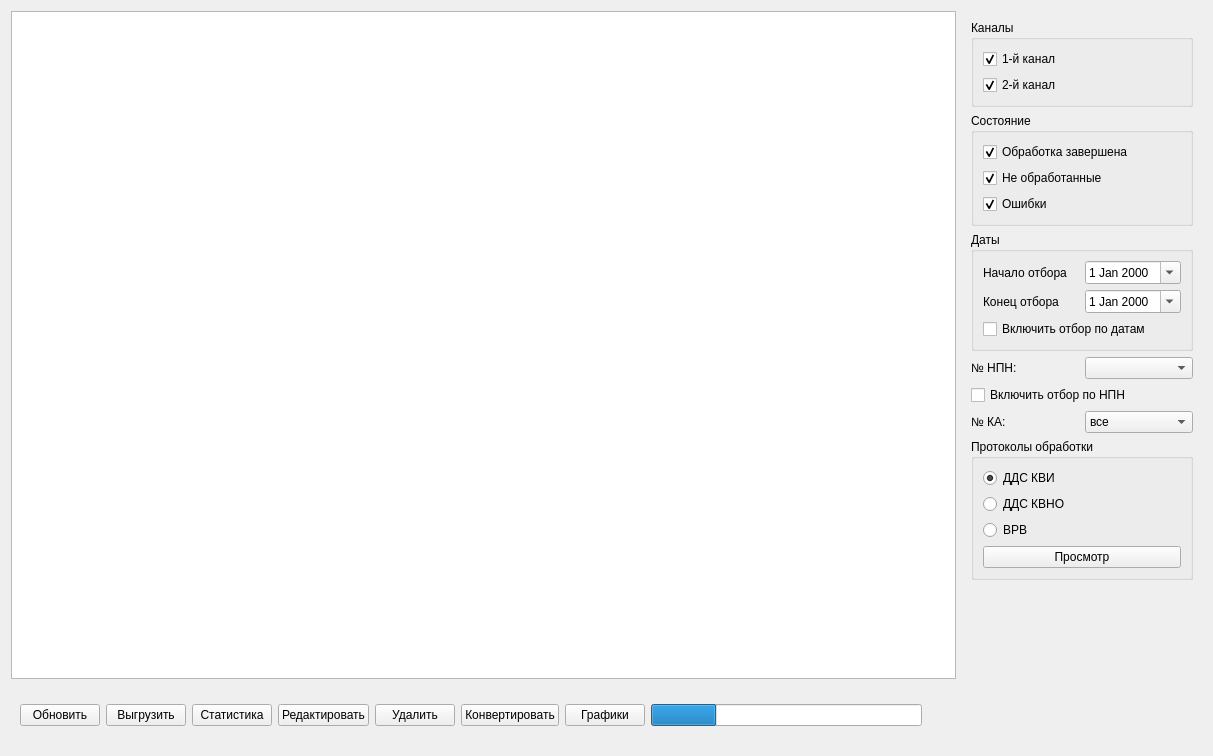
<?xml version="1.0" encoding="UTF-8"?>
<ui version="4.0">
 <class>FFull</class>
 <widget class="QWidget" name="FFull">
  <property name="windowModality">
   <enum>Qt::ApplicationModal</enum>
  </property>
  <property name="geometry">
   <rect>
    <x>0</x>
    <y>0</y>
    <width>1213</width>
    <height>756</height>
   </rect>
  </property>
  <property name="windowTitle">
   <string>Список файлов ППСИ</string>
  </property>
  <property name="windowIcon">
   <iconset resource="res.qrc">
    <normaloff>:/res/1/ftp.png</normaloff>:/res/1/ftp.png</iconset>
  </property>
  <layout class="QGridLayout" name="gridLayout">
   <item row="0" column="0">
    <widget class="QTableView" name="tableView"/>
   </item>
   <item row="0" column="1">
    <layout class="QVBoxLayout" name="verticalLayout_7">
     <item>
      <widget class="QFrame" name="frame_2">
       <property name="minimumSize">
        <size>
         <width>240</width>
         <height>0</height>
        </size>
       </property>
       <property name="frameShape">
        <enum>QFrame::NoFrame</enum>
       </property>
       <property name="frameShadow">
        <enum>QFrame::Raised</enum>
       </property>
       <layout class="QVBoxLayout" name="verticalLayout_6">
        <item>
         <widget class="QGroupBox" name="groupBox">
          <property name="title">
           <string>Каналы</string>
          </property>
          <layout class="QVBoxLayout" name="verticalLayout_4">
           <item>
            <widget class="QCheckBox" name="cb1k">
             <property name="text">
              <string>1-й канал</string>
             </property>
             <property name="checked">
              <bool>true</bool>
             </property>
            </widget>
           </item>
           <item>
            <widget class="QCheckBox" name="cb2k">
             <property name="text">
              <string>2-й канал</string>
             </property>
             <property name="checked">
              <bool>true</bool>
             </property>
            </widget>
           </item>
          </layout>
         </widget>
        </item>
        <item>
         <widget class="QGroupBox" name="groupBox_2">
          <property name="title">
           <string>Состояние</string>
          </property>
          <layout class="QVBoxLayout" name="verticalLayout_3">
           <item>
            <widget class="QCheckBox" name="cbObr">
             <property name="text">
              <string>Обработка завершена</string>
             </property>
             <property name="checked">
              <bool>true</bool>
             </property>
            </widget>
           </item>
           <item>
            <widget class="QCheckBox" name="cbNeobr">
             <property name="text">
              <string>Не обработанные</string>
             </property>
             <property name="checked">
              <bool>true</bool>
             </property>
            </widget>
           </item>
           <item>
            <widget class="QCheckBox" name="cbOch">
             <property name="text">
              <string>Ошибки</string>
             </property>
             <property name="checked">
              <bool>true</bool>
             </property>
            </widget>
           </item>
          </layout>
         </widget>
        </item>
        <item>
         <widget class="QGroupBox" name="groupBox_3">
          <property name="title">
           <string>Даты</string>
          </property>
          <layout class="QVBoxLayout" name="verticalLayout">
           <item>
            <layout class="QHBoxLayout" name="horizontalLayout_2">
             <item>
              <widget class="QLabel" name="label">
               <property name="text">
                <string>Начало отбора</string>
               </property>
              </widget>
             </item>
             <item>
              <widget class="QDateEdit" name="de1">
               <property name="calendarPopup">
                <bool>true</bool>
               </property>
              </widget>
             </item>
            </layout>
           </item>
           <item>
            <layout class="QHBoxLayout" name="horizontalLayout_3">
             <item>
              <widget class="QLabel" name="label_2">
               <property name="text">
                <string>Конец отбора</string>
               </property>
              </widget>
             </item>
             <item>
              <widget class="QDateEdit" name="de2">
               <property name="calendarPopup">
                <bool>true</bool>
               </property>
              </widget>
             </item>
            </layout>
           </item>
           <item>
            <widget class="QCheckBox" name="cbDat">
             <property name="text">
              <string>Включить отбор по датам</string>
             </property>
            </widget>
           </item>
          </layout>
         </widget>
        </item>
        <item>
         <layout class="QVBoxLayout" name="verticalLayout_5">
          <item>
           <layout class="QHBoxLayout" name="horizontalLayout_5">
            <item>
             <widget class="QLabel" name="label_4">
              <property name="text">
               <string>№ НПН:</string>
              </property>
             </widget>
            </item>
            <item>
             <widget class="QComboBox" name="cbNpn"/>
            </item>
           </layout>
          </item>
          <item>
           <widget class="QCheckBox" name="cbOtbNpn">
            <property name="text">
             <string>Включить отбор по НПН</string>
            </property>
           </widget>
          </item>
         </layout>
        </item>
        <item>
         <layout class="QHBoxLayout" name="horizontalLayout_4">
          <item>
           <widget class="QLabel" name="label_3">
            <property name="text">
             <string>№ КА:</string>
            </property>
           </widget>
          </item>
          <item>
           <widget class="QComboBox" name="cbNka">
            <item>
             <property name="text">
              <string>все</string>
             </property>
            </item>
            <item>
             <property name="text">
              <string>126</string>
             </property>
            </item>
            <item>
             <property name="text">
              <string>127</string>
             </property>
            </item>
           </widget>
          </item>
         </layout>
        </item>
        <item>
         <widget class="QGroupBox" name="groupBox_4">
          <property name="title">
           <string>Протоколы обработки</string>
          </property>
          <layout class="QVBoxLayout" name="verticalLayout_2">
           <item>
            <widget class="QRadioButton" name="rbKvi">
             <property name="text">
              <string>ДДС КВИ</string>
             </property>
             <property name="checked">
              <bool>true</bool>
             </property>
            </widget>
           </item>
           <item>
            <widget class="QRadioButton" name="rbKvno">
             <property name="text">
              <string>ДДС КВНО</string>
             </property>
            </widget>
           </item>
           <item>
            <widget class="QRadioButton" name="rbVrv">
             <property name="text">
              <string>ВРВ</string>
             </property>
            </widget>
           </item>
           <item>
            <widget class="QPushButton" name="btnListProt">
             <property name="text">
              <string>Просмотр</string>
             </property>
             <property name="icon">
              <iconset resource="res.qrc">
               <normaloff>:/res/1/data_grid.png</normaloff>:/res/1/data_grid.png</iconset>
             </property>
             <property name="iconSize">
              <size>
               <width>32</width>
               <height>32</height>
              </size>
             </property>
            </widget>
           </item>
          </layout>
         </widget>
        </item>
       </layout>
      </widget>
     </item>
     <item>
      <spacer name="verticalSpacer">
       <property name="orientation">
        <enum>Qt::Vertical</enum>
       </property>
       <property name="sizeHint" stdset="0">
        <size>
         <width>20</width>
         <height>18</height>
        </size>
       </property>
      </spacer>
     </item>
    </layout>
   </item>
   <item row="1" column="0" colspan="2">
    <widget class="QFrame" name="frame">
     <property name="minimumSize">
      <size>
       <width>0</width>
       <height>60</height>
      </size>
     </property>
     <property name="frameShape">
      <enum>QFrame::NoFrame</enum>
     </property>
     <property name="frameShadow">
      <enum>QFrame::Raised</enum>
     </property>
     <layout class="QHBoxLayout" name="horizontalLayout">
      <item>
       <layout class="QHBoxLayout" name="horizontalLayout_6">
        <item>
         <widget class="QPushButton" name="btnRefresh">
          <property name="text">
           <string>Обновить</string>
          </property>
          <property name="icon">
           <iconset resource="res.qrc">
            <normaloff>:/res/Sync.png</normaloff>:/res/Sync.png</iconset>
          </property>
          <property name="iconSize">
           <size>
            <width>32</width>
            <height>32</height>
           </size>
          </property>
         </widget>
        </item>
        <item>
         <widget class="QPushButton" name="btnVigr">
          <property name="text">
           <string>Выгрузить</string>
          </property>
          <property name="icon">
           <iconset resource="res.qrc">
            <normaloff>:/res/1/folder_go.png</normaloff>:/res/1/folder_go.png</iconset>
          </property>
          <property name="iconSize">
           <size>
            <width>32</width>
            <height>32</height>
           </size>
          </property>
         </widget>
        </item>
        <item>
         <widget class="QPushButton" name="btnStat">
          <property name="text">
           <string>Статистика</string>
          </property>
          <property name="icon">
           <iconset resource="res.qrc">
            <normaloff>:/res/Stock graph.png</normaloff>:/res/Stock graph.png</iconset>
          </property>
          <property name="iconSize">
           <size>
            <width>32</width>
            <height>32</height>
           </size>
          </property>
         </widget>
        </item>
        <item>
         <widget class="QPushButton" name="btnEdit">
          <property name="text">
           <string>Редактировать</string>
          </property>
          <property name="icon">
           <iconset resource="res.qrc">
            <normaloff>:/res/1/table_edit.png</normaloff>:/res/1/table_edit.png</iconset>
          </property>
          <property name="iconSize">
           <size>
            <width>32</width>
            <height>32</height>
           </size>
          </property>
         </widget>
        </item>
        <item>
         <widget class="QPushButton" name="btnDel">
          <property name="text">
           <string>Удалить</string>
          </property>
          <property name="icon">
           <iconset resource="res.qrc">
            <normaloff>:/res/1/bin.png</normaloff>:/res/1/bin.png</iconset>
          </property>
          <property name="iconSize">
           <size>
            <width>32</width>
            <height>32</height>
           </size>
          </property>
         </widget>
        </item>
        <item>
         <widget class="QPushButton" name="btnKonv">
          <property name="text">
           <string>Конвертировать</string>
          </property>
          <property name="icon">
           <iconset resource="res.qrc">
            <normaloff>:/res/1/data_sort.png</normaloff>:/res/1/data_sort.png</iconset>
          </property>
          <property name="iconSize">
           <size>
            <width>32</width>
            <height>32</height>
           </size>
          </property>
         </widget>
        </item>
        <item>
         <widget class="QPushButton" name="painGraf">
          <property name="text">
           <string>Графики</string>
          </property>
          <property name="icon">
           <iconset resource="res.qrc">
            <normaloff>:/res/1/chart_curve.png</normaloff>:/res/1/chart_curve.png</iconset>
          </property>
          <property name="iconSize">
           <size>
            <width>32</width>
            <height>32</height>
           </size>
          </property>
         </widget>
        </item>
        <item>
         <widget class="QProgressBar" name="pb">
          <property name="value">
           <number>24</number>
          </property>
          <property name="textVisible">
           <bool>false</bool>
          </property>
          <property name="textDirection">
           <enum>QProgressBar::TopToBottom</enum>
          </property>
         </widget>
        </item>
        <item>
         <spacer name="horizontalSpacer">
          <property name="orientation">
           <enum>Qt::Horizontal</enum>
          </property>
          <property name="sizeHint" stdset="0">
           <size>
            <width>40</width>
            <height>20</height>
           </size>
          </property>
         </spacer>
        </item>
       </layout>
      </item>
     </layout>
    </widget>
   </item>
  </layout>
 </widget>
 <resources>
  <include location="res.qrc"/>
 </resources>
 <connections/>
</ui>
